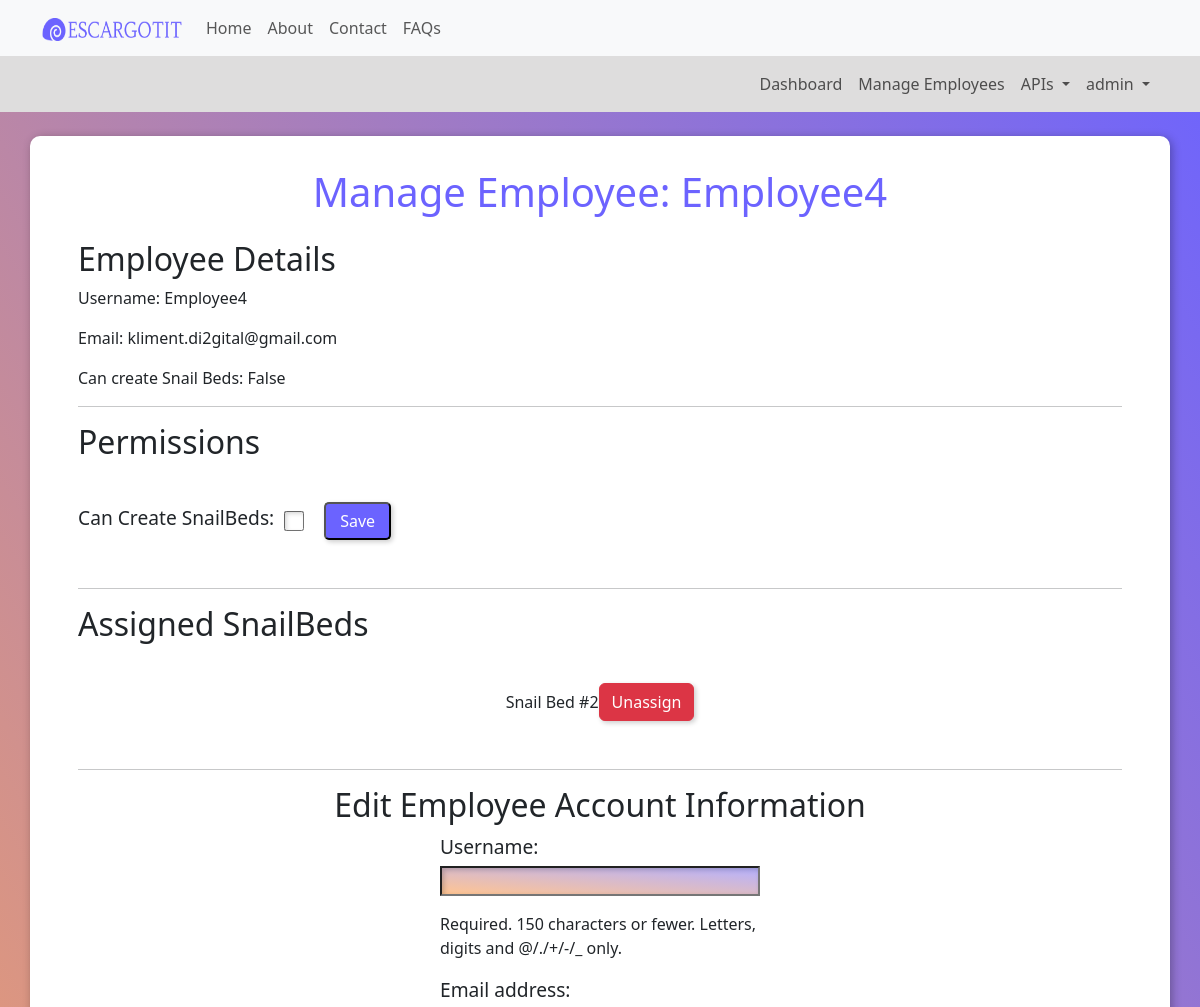
/manage_employee/5/ (signed in, upper part), run on an earlier commit of the app's database.
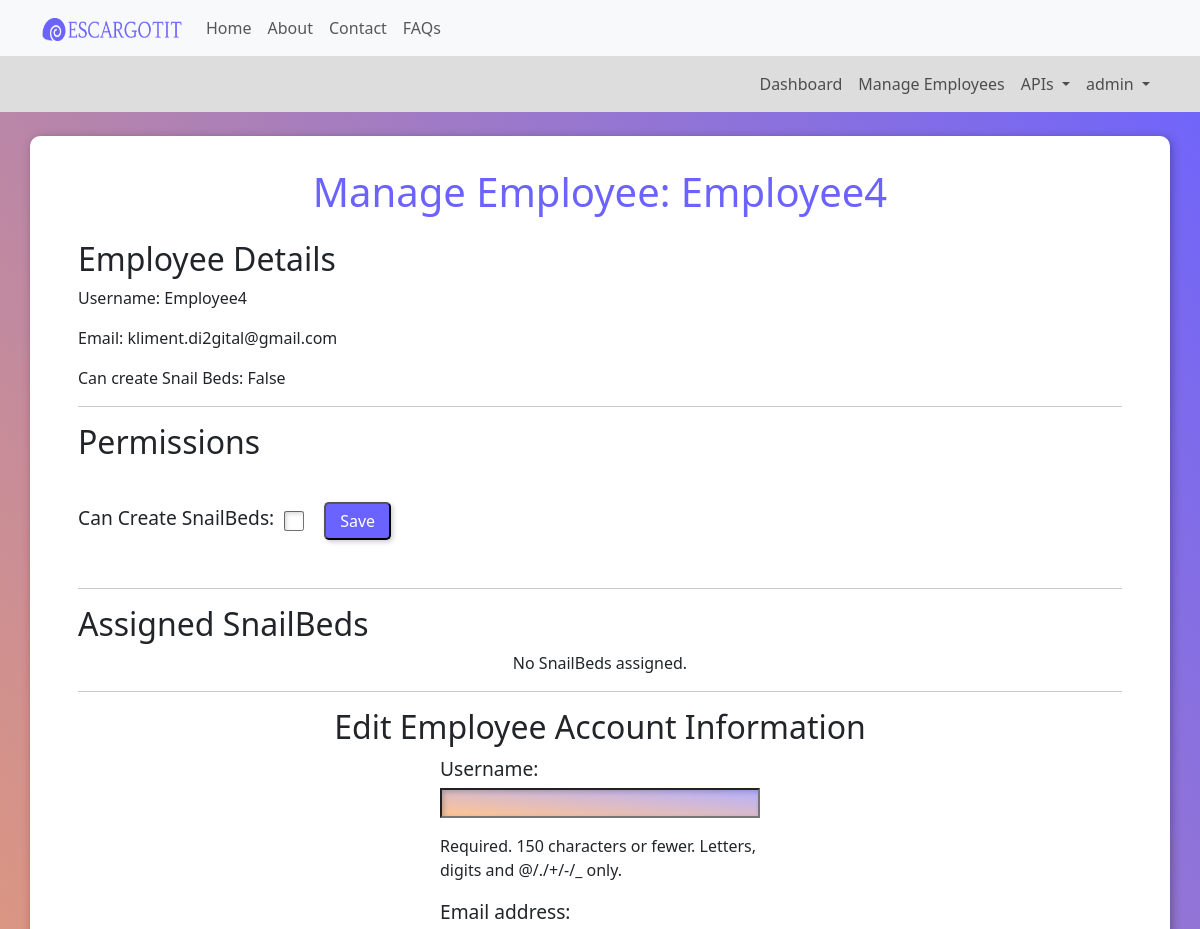
And on a later commit of the database.
### core/models.py (models this page shows, shortened)
class EmployeeUser(models.Model):
    user = models.OneToOneField(User, on_delete=models.CASCADE)
    admin = models.ForeignKey(AdminUser, on_delete=models.CASCADE, null=True, blank=True)
    can_create_snailbed = models.BooleanField(default=False)

class SnailBed(models.Model):
    bed_name = models.CharField(max_length=100, unique=False, null=True, blank=True)
    user = models.ForeignKey(AdminUser, on_delete=models.CASCADE, null=True, blank=True, db_constraint=False)
    employee = models.ForeignKey(EmployeeUser, on_delete=models.SET_NULL, null=True, blank=True, db_constraint=False)
    snail_amount = models.IntegerField(null=True, blank=True)
    hatch_rate = models.ForeignKey('SnailHatchRate', on_delete=models.SET_NULL, null=True, blank=True)
    mortality_rate = models.ForeignKey('SnailMortalityRate', on_delete=models.SET_NULL, null=True, blank=True)
    maturity_rate = models.ForeignKey('TimeTakenToMature', on_delete=models.SET_NULL, null=True, blank=True)
    snail_feed = models.ForeignKey('SnailFeed', on_delete=models.SET_NULL, null=True, blank=True)

### core/views.py (the view)
# urls.py: path('manage_employee/<int:employee_id>/', views.manage_employee, name='manage_employee'),
@login_required(login_url='login')
def manage_employee(request, employee_id):
    employee = get_object_or_404(EmployeeUser, pk=employee_id)
    snailbeds_assigned = SnailBed.objects.filter(employee=employee)
    if request.method == 'POST':
        form = EmployeeUserForm(request.POST, instance=employee)
        if form.is_valid():
            form.save()
            return redirect('manage_employee', employee_id=employee.id)
        snailbed_id = request.POST.get('snailbed_id')
        if snailbed_id:
            snailbed_to_unassign = get_object_or_404(SnailBed, pk=snailbed_id)
            snailbed_to_unassign.employee = None
            snailbed_to_unassign.save()
        change_form = EmployeeChangeForm(request.POST, instance=employee)
        if change_form.is_valid():
            change_form.save()
            new_password = form.cleaned_data.get('new_password1')
            if new_password:
                employee.set_password(new_password)
                employee.save()
                update_session_auth_hash(request, employee)  # Keep the user logged in
            messages.success(request, 'Employee information updated successfully.')
            return redirect('manage_employee', employee_id=employee.id)
            messages.success(request, 'Employee information updated successfully.')
            return redirect('manage_employee', employee_id=employee.id)
    else:
        form = EmployeeUserForm(instance=employee)
        change_form = EmployeeChangeForm(instance=employee)
    context = {
        'employee': employee,
        'snailbeds_assigned': snailbeds_assigned,
        'form': form,
        'change_form': change_form,
    }
    return render(request, 'manage_employee.html', context)

### core/forms.py (shortened to what this page needs)
class EmployeeUserForm(forms.ModelForm):
    class Meta:
        model = EmployeeUser
        fields = ['can_create_snailbed']

class EmployeeChangeForm(UserChangeForm):
    new_password1 = forms.CharField(label='New Password', widget=forms.PasswordInput, required=False)
    new_password2 = forms.CharField(label='Confirm New Password', widget=forms.PasswordInput, required=False)
    class Meta:
        model = User
        fields = ['username', 'email', 'password']

### templates/manage_employee.html (shortened to what this page needs)
{% extends "base/base.html" %}
{% load static %}
{% block scripts %}
    <link href="{% static 'css/manage-employee.css' %}" rel="stylesheet" type="text/css">
{% endblock %}
{% block content %}
<div class="main container mt-4">
    <h1>Manage Employee: {{ employee.user.username }}</h1>
    <h2>Employee Details</h2>
    <p>Username: {{ employee.user.username }}</p>
    <p>Email: {{ employee.user.email }}</p>
    <p>Can create Snail Beds: {{ employee.can_create_snailbed }}</p>
    <hr>
    <h2>Permissions</h2>
    <form id="permissions" method="post">
        <label for="can_create_snailbed">Can Create SnailBeds:</label>
        <input type="checkbox" id="can_create_snailbed" name="can_create_snailbed" {% if employee.can_create_snailbed %}checked{% endif %}>
        <button type="submit">Save</button>
    </form>
    <hr>
    <h2>Assigned SnailBeds</h2>
    <ul>
        {% for snailbed in snailbeds_assigned %}
            <li>
                {{ snailbed.bed_name }}
                <form method="post" class="unassign-form" action="/unassign_employee/{{ snailbed.id }}/">
                    <button type="submit" class="btn btn-danger">Unassign</button>
                </form>
            </li>
        {% empty %}
            <li>No SnailBeds assigned.</li>
        {% endfor %}
    </ul>
    <hr>
    <h2 id="employee-account-form-title">Edit Employee Account Information</h2>
    <form method="post">
        {{ change_form.as_p }}
    </form>
</div>
{% endblock %}

### templates/base/base.html (shortened to what this page needs)
{% load bootstrap5 %}
{% load static %}
<!DOCTYPE html>
<html lang="en">
<head>
    {% bootstrap_css %}
    {% block scripts %}{% endblock %}
</head>
<body>
    <nav class="navbar navbar-expand-lg navbar-light bg-light">
        <div class="container">
            <a class="navbar-brand" href="{% url 'index' %}">
                <img src="{% static 'images/logo.png' %}" width="140" height="23" alt="EscargotIT logo"/>
            </a>
            <div class="collapse navbar-collapse" id="navbarNav">
                <ul class="navbar-nav ml-auto">
                    <li class="nav-item">
                        <a class="nav-link" href="{% url 'index' %}">Home</a>
                    </li>
                    <li class="nav-item">
                        <a class="nav-link" href="{% url 'about' %}">About</a>
                    </li>
                    <li class="nav-item">
                        <a class="nav-link" href="{% url 'contact' %}">Contact</a>
                    </li>
                    <li class="nav-item">
                        <a class="nav-link" href="{% url 'faqs' %}">FAQs</a>
                    </li>
                </ul>
            </div>
        </div>
    </nav>
    {% if user.is_authenticated %}
    <nav class="navbar second navbar-expand-lg navbar-light bg-light">
        <div class="container">
            <div class="collapse navbar-collapse" id="navbarNav">
                <ul class="navbar-nav ml-auto">
                    <li class="nav-item">
                        <a class="nav-link" href="{% url 'dashboard' %}">Dashboard</a>
                    </li>
                    <li class="nav-item">
                        <a class="nav-link" href="{% url 'custom_admin_panel' %}">Manage Employees</a>
                    </li>
                    <li class="nav-item dropdown">
                        <a class="nav-link dropdown-toggle" href="#" id="userDropdown" role="button" data-bs-toggle="dropdown" aria-haspopup="true" aria-expanded="false">
                             APIs
                        </a>
                    </li>
                    <li class="nav-item dropdown">
                        <a class="nav-link dropdown-toggle" href="#" id="userDropdown" role="button" data-bs-toggle="dropdown" aria-haspopup="true" aria-expanded="false">
                             {{ user.username }}
                        </a>
                    </li>
                </ul>
            </div>
        </div>
    </nav>
    {% endif %}
    <link href="{% static 'css/base.css' %}" rel="stylesheet" type="text/css">
    {% block content %}{% endblock %}
    {% include 'base/footer.html' %}
</body>
</html>

### templates/base/footer.html (shortened to what this page needs)
{% load static %}
{% block scripts %}
    <link href="{% static 'css/footer.css' %}" rel="stylesheet" type="text/css">
{% endblock %}

### static/css/manage-employee.css (style rules this page uses)
body { background: linear-gradient(to bottom left, #6c63ff, #ffa659); }
.main.container { background-color: white; box-shadow: 2px 2px 10px rgba(0, 0, 0, 0.3); border-radius: 10px; margin-top: 2rem; margin-bottom: 2rem; padding: 1rem 3rem; }
h1 { color: #6c63ff; padding: 1rem; text-align: center; }
.main ul { padding-left: 0; display: flex; justify-content: center; }
.main li { list-style-type: none; display: flex; flex-direction: row; align-content: center; align-items: center; justify-content: space-between; }
form { max-width: 40rem; margin-left: auto; margin-right: auto; display: flex; flex-direction: column; align-items: center }
form#permissions { flex-direction: row; max-width: 100%; }
#permissions #can_create_snailbed { width: 20px; height: 20px; margin-top: auto; margin-bottom: auto; margin-left: 10px; margin-right: 20px; }
form p { display: flex; flex-direction: column; width: 50%; }
form label { font-size: 1.2rem; margin-bottom: 0.3rem; }
form input { box-shadow: inset 2px 2px 5px rgba(0, 0, 0, 0.2); margin-bottom: 1rem; background: linear-gradient(to bottom left, #6b63ff7f, #ffa659a8); color: white; }
form button { font-size: 1rem !important; align-self: center; border-radius: 5px; box-shadow: 2px 2px 5px rgba(0, 0, 0, 0.2); padding: 5px 14px; margin-top: 2rem; margin-bottom: 2rem; background-color: #6b63ff; font-weight: 400; color: white; }
#employee-account-form-title { text-align: center; }

### static/css/base.css (style rules this page uses)
nav.navbar.second { background-color: rgb(222, 221, 221) !important; }
nav.navbar.second > div.container > div.collapse { flex-direction: row-reverse !important; }

What changed in the data, as far as the page shows it:
removed SnailBed: bed_name "Snail Bed #2"
Also different on the page:
text now shown: "No SnailBeds assigned."
